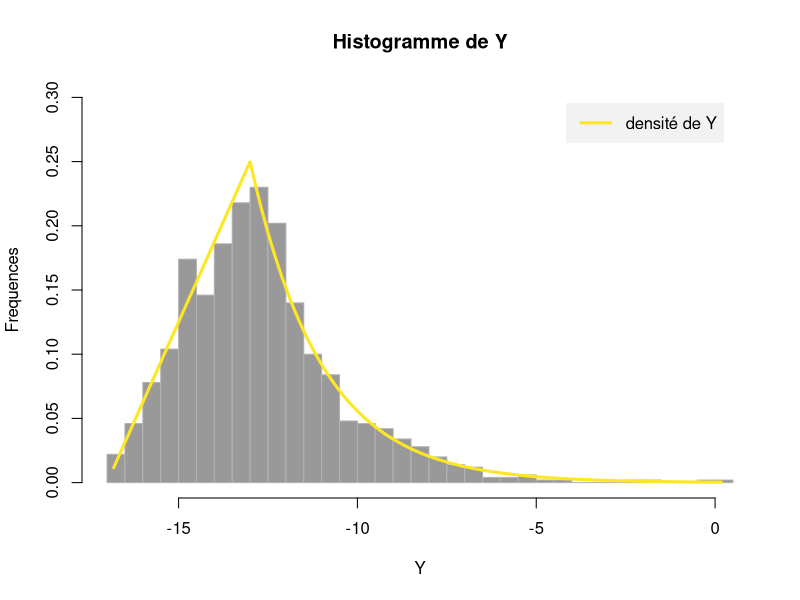
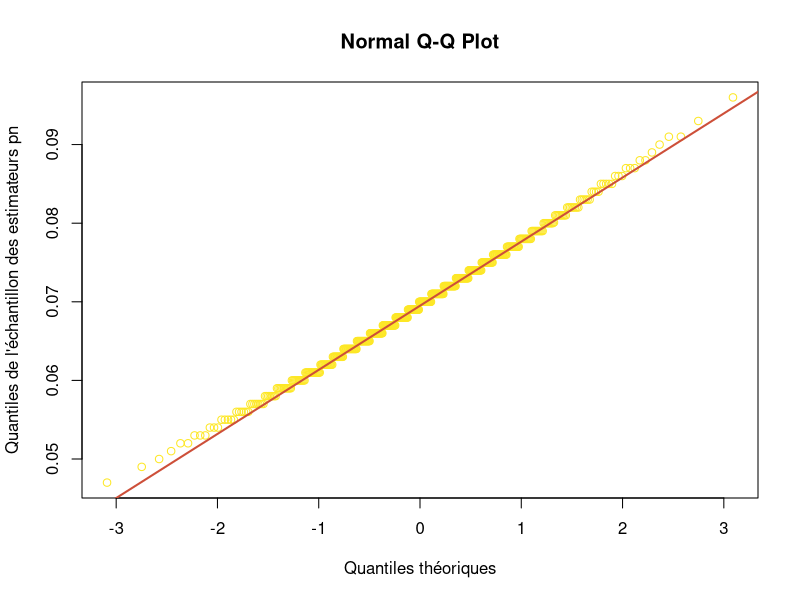
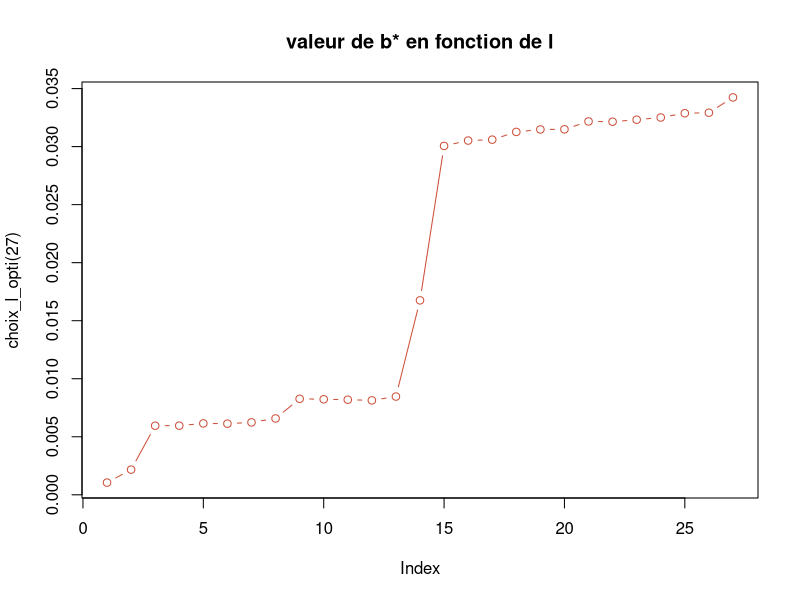
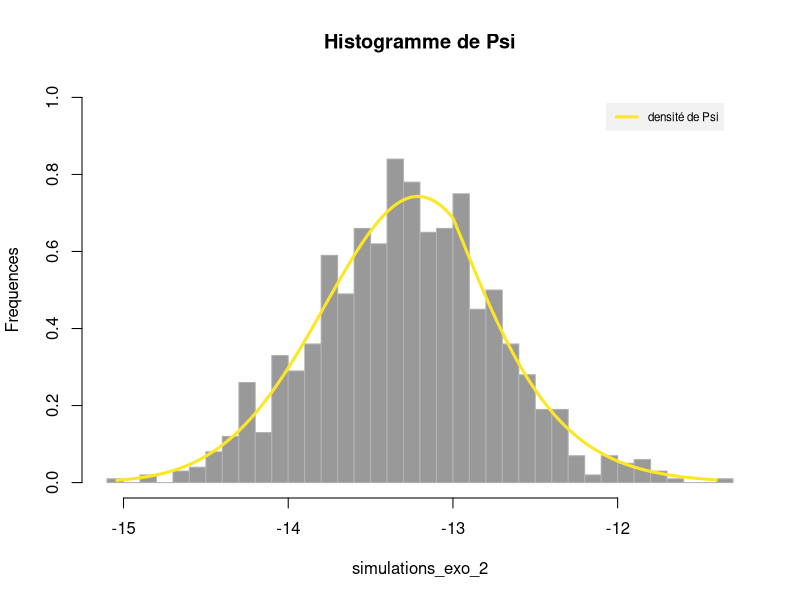

Recreate these plots in R, in order.
# Projet:

rm(list = ls())

# Exercice 1:

# Méthode de Monte Carlo n°1:

# Question 1:

# Soit l'inverse généralisé de la fonction de répartition de Y,

fct_inv_Y <- function(x) {
  return((sqrt(8 * 4 * x) - 17) * (x < (1 / 2)) + (-13 - 2 * log(2 * (1 - x))) * (x > (1 / 2)))
}

# Pour simuler la var Y,

ech_Y <- function(n) {
  return(fct_inv_Y(runif(n)))
}

# Pour simuler X,

ech_X <- function(n) {
  return(rgamma(n, shape = 3, scale = 2))
}

# Pour simuler maintenant Z=(X,Y),

simu <- function(n) {
  return(rbind(ech_X(n), ech_Y(n)))
}

# On pose n=1000.
# On gardera cette affection par la suite, sauf mention contraire explicite.

n <- 1000

# On simule Y et X.

Y <- ech_Y(n)
X <- ech_X(n)

# Question 2:

# On utilise viridisLite pour avoir une représentation graphique plus accessible.
library(viridisLite)
c_pal <- viridis(2)

# On définit la fonction g densité de Y
g <- function(x) {
  return(((x + 17) / 16) * (x > (-17) &
                              x < (-13)) + (exp(-(x + 13) / 2) / 4) * (x > (-13)))
}

par(mfrow = c(1, 1))

# On créé un histogramme pour représenter les réalisations empiriques de Y
hist(
  Y,
  freq = FALSE,
  col = 'grey60',
  border = 'grey70',
  breaks = 30,
  main = 'Histogramme de Y',
  ylim = c(0, 0.3),
  ylab = 'Frequences'
)
# On représente les réalisations théoriques de Y
lines(y <- seq(min(Y), max(Y), 0.01), g(y), col = c_pal[2], lwd = 3)

legend(
  'topright',
  "densité de Y",
  col = c_pal[2],
  lwd = 3,
  box.lty = 0,
  bg = 'gray95',
  inset = .05
)

#Question 3:

# On définit la fonction h utilisée dans l'estimateur MC classique
h <- function(x_1, x_2) {
  return(1 * ((x_1 + x_2) > 0))
}

# Question 4:

# On peut calculer h(X,Y) à partir des réalisations empiriques de X et Y
pn_hat_simu <- function(n) {
  Y <- ech_Y(n)
  X <- ech_X(n)
  return(h(X, Y))
}

pn_hat_ech <- pn_hat_simu(n)
# On peut calculer le résultat de l'estimateur MC classique
pn_hat = mean(pn_hat_ech)

# L'estimateur de Monte Carlo étant sans biais, l'erreur quadratique correspond
# à la variance de l'estimateur

MSE_4 <- var(pn_hat_ech) / n

# Estimateur de la variance de h(X,Y):

estimateur_variance_4 <-
  mean((pn_hat_ech - pn_hat) ** 2) * (n / (n - 1))

# L'intervalle de confiance asymptotique:

Intervalle <-
  pn_hat + c(-1, 1) * qnorm(0.975) * sqrt(estimateur_variance_4 / n)

# Question 5:

# Vérifions si notre estimateur est asymptotiquement normal:

p <- ppoints(500)
# On va simuler 10000 fois l'estimateur pn_hat pour ensuite montrer qu'il suit asymptotiquement une loi normale
echantillon_pn <- colMeans(matrix(pn_hat_simu(1000 * 10000), nrow = 1000))

qqnorm(
  quantile(echantillon_pn, p),
  main = "Normal Q-Q Plot",
  xlab = "Quantiles théoriques",
  ylab = "Quantiles de l'échantillon des estimateurs pn",
  col = c_pal[2]
)
qqline(echantillon_pn, col = 'tomato3', lwd = 2)

# Comme nous pouvons le voir, les points sont alignés sur le graphique, donc notre estimateur est asymptotiquement normal.

# Question 7:

# On peut définir la fonction h associée à l'estimateur MC de la question 6
h_7 <- function(n) {
  return(1 - pgamma(-ech_Y(n), shape = 3, scale = 2))
}

h_tilde <- function(x) {
  return(1 - pgamma(-x, shape = 3, scale = 2))
}

# On calcule le résultat de ce nouvel estimateur MC
ech_7 <- h_7(n)
delta_n_hat <- mean(ech_7)

# Erreur quadratique moyenne:
# L'estimateur étant non biaisé, cette dernière est égale à la variance
MSE_7 <- var(ech_7) / n

# Estimateur de la variance:

estimateur_variance_7 <-
  mean((ech_7 - delta_n_hat) ** 2) * (n / (n - 1))

# Intervalle de confiance asymptotique de niveau 95%:

Intervalle_7 <-
  delta_n_hat + c(-1, 1) * qnorm(0.975) * sqrt(estimateur_variance_7 / n)

# cMéthode de Monte carlo n°2:

# Question 10

# On implémente une fonction qui renvoie l'échantillon permettant de créer
# ensuite l'estimateur de la variable antithétique associé à la fonction A

A <- function(x) {
  return(1 - x)
}

ech_h_antithetique <- function(n) {
  u <- runif(n)
  return((h_7(fct_inv_Y(u)) + h_7(fct_inv_Y(A(
    u
  )))) / 2)
}

ech_h_ant <- ech_h_antithetique(n)

# Résultat de l'estimateur MC de la variable antithétique
delta_A_n_hat <- mean(ech_h_ant)

# Erreur quadratique moyenne associée à ce nouvel estimateur
MSE_anthitetique <- var(ech_h_ant) / n

# Estimateur de la variance:
estimateur_variance_anth <-
  mean((ech_h_ant - delta_A_n_hat) ** 2) * (n / (n - 1))

# Intervalle de confiance associé à ce nouvel estimateur
Intervalle_10 <-
  delta_A_n_hat + c(-1, 1) * qnorm(0.975) * sqrt(estimateur_variance_anth /
                                                   n)

#Méthode de Monte Carlo n°3:

# Question 11
# On commence par regarder quelle corrélation au carré est la plus proche de 1:

q_epsilon <- qgamma(0.6, shape = 3, scale = 2)

h_0_2 <- function(x) {
  return(1 * (x > -q_epsilon))
}

cor_1 <- cor(h_7(Y), Y) ** 2 #h_0_1 est la fonction identité
cor_2 <- cor(h_7(Y), h_0_2(Y)) ** 2

# On observe qu'il s'agit de cor_1: on utilise donc la fonction h_0_1, qui
# est la fonction identité

# Question 12:

# Pour déterminer le coefficient optimal b*, on utilise la stratégie n°1 du cours.

# On commence par choisir pour quel l on implémente la stratégie.
# Pour cela, on regarde à partir de quelle valeur de l b_hat défini dans le cours stagne.


choix_l_opti <- function(k) {
  y <- ech_Y(k)
  return(cumsum((y + (38 / 3)) * (h_tilde(y) - mean(h_tilde(
    y
  )))) / (sum((y + (
    38 / 3
  )) * (y + (
    38 / 3
  )))))
}

plot(choix_l_opti(27),
     col = 'tomato3',
     type = 'b',
     main = 'valeur de b* en fonction de l')

ech_h_controle <- function(n, l = 16) {
  y <- ech_Y(n)
  h <- h_tilde(y)
  b_l_opti_hat <-
    sum((y[1:l] + (38 / 3)) * (h[1:l] - mean(h[1:l]))) / (sum((y[1:l] + (38 /
                                                                           3)) * (y[1:l] + (38 / 3))))
  return(h[n - l:n] - b_l_opti_hat * (y[n - l:n] + (38 / 3)))
}

ech_h_cont <- ech_h_controle(n)

# Résultat de l'estimateur MC de la variable de contrôle
delta_cont_n_hat <- mean(ech_h_cont)

# Erreur quadratique moyenne associée à cet estimateur sans biais
MSE_cont <- var(ech_h_cont) / n

# Estimateur de la variance:
estimateur_variance_cont <-
  mean((ech_h_cont - delta_cont_n_hat) ** 2) * (n / (n - 1))

# Intervalle de confiance associé à cet estimateur de la variable de contrôle
Intervalle_12 <-
  delta_cont_n_hat + c(-1, 1) * qnorm(0.975) * sqrt(estimateur_variance_cont /
                                                      n)

# Question 17:

ech_h_17 <- function(n) {
  sample <- ech_Y(n)
  a <- exp((q_epsilon - 13) / 2)
  sigma <-
    matrix(c(
      47 / 9,
      a - q_epsilon * a / 2,
      a - q_epsilon * a / 2,
      a / 2 - exp(q_epsilon - 13) / 4
    ), nrow = 2)
  fdr <- pgamma(-sample, scale = 2, shape = 3)
  C <- c(cov(fdr, sample), cov(fdr, 1 * (sample > q_epsilon)))
  beta_opti <- solve(sigma) %*% C
  return(1 - fdr - beta_opti[1] * (sample + 38 / 3) - beta_opti[2] *
           (h_0_2(sample) - a / 2))
}

ech_h_question_17 <- ech_h_17(n)

# Résultat de l'estimateur MC de la question 16
delta_n_beta_hat <- mean(ech_h_question_17)

MSE_beta <-
  var(ech_h_question_17) / n

# Estimateur de la variance:
estimateur_variance_17 <-
  mean((ech_h_question_17 - delta_n_beta_hat) ** 2) * (n / (n - 1))

Intervalle_17 <-
  delta_n_beta_hat + c(-1, 1) * qnorm(0.975) * sqrt(estimateur_variance_17 /
                                                      n)

# Question 20:
ech_h_18 <- function(n) {
  k <- 1:n
  return(h_7(fct_inv_Y((k - 1 + runif(
    n
  )) / n)))
}

ech_h_question_18 <- ech_h_18(n)
delta_n_hat_18 <- mean(ech_h_question_18)
MSE_18 <- var(ech_h_question_18) / n
estimateur_variance_18 <-
  mean((ech_h_question_18 - delta_n_hat_18) ** 2) * (n / (n - 1))

Intervalle_18 <-
  delta_n_hat_18 + c(-1, 1) * qnorm(0.975) * sqrt(estimateur_variance_18 /
                                                    n)

# Question 21:

# On calcule ici le coût pour construire chaque échantillon des différentes méthodes,
# car il suffit ensuite de déterminer la moyenne de chaque échantillon pour avoir ensuite
# l'estimateur associé, donc le coût restant pour déterminer chaque estimateur est identique
# et ne va donc pas modifier les efficacités relatives si on les comptabilise.

library(microbenchmark)
microbenchmark(pn_hat_simu(n),
               h_7(n),
               ech_h_antithetique(n),
               ech_h_controle(n),
               ech_h_17(n))

c_pn <- mean(microbenchmark(pn_hat_simu(n))$time)
c_7 <- mean(microbenchmark(h_7(n))$time)
c_anth <- mean(microbenchmark(ech_h_antithetique(n))$time)
c_cont <- mean(microbenchmark(ech_h_controle(n))$time)
c_17 <- mean(microbenchmark(ech_h_17(n))$time)
c_18 <- mean(microbenchmark(ech_h_18(n))$time)

outer(
  c(
    c_pn * estimateur_variance_4,
    c_7 * estimateur_variance_7,
    c_anth * estimateur_variance_anth,
    c_cont * estimateur_variance_cont,
    c_17 * estimateur_variance_17,
    c_18 * estimateur_variance_18
  ),
  c(
    c_pn * estimateur_variance_4,
    c_7 * estimateur_variance_7,
    c_anth * estimateur_variance_anth,
    c_cont * estimateur_variance_cont,
    c_17 * estimateur_variance_17,
    c_18 * estimateur_variance_18
  ),
  '/'
)

# Exercice 2

# On a la densité de psi
psi <- function(x, m, k) {
  return((factorial(m) / (factorial(k - 1) * factorial(m - k))) * G(x) ^ (k -
                                                                            1) * (1 - G(x)) ^ (m - k) * g(x))
}

# On a la fonction de répartition G de l'exercice 1
G <- function(x) {
  return((x > (-17) &
            x < (-13)) * ((1 / 16) * (x / sqrt(2) + 17 / sqrt(2)) ^ 2) + (x >= (-13)) *
           (1 - (1 / 2) * exp((-x - 13) / 2)))
}

# On peut mettre en place un algorithme du rejet pour simuler des réalisations suivant Psi
simulation_rejet_psi <- function(n, m, k) {
  ech <- c()
  while (length(ech) < n) {
    u <- runif(n)
    y <- ech_Y(n)
    ech <-
      c(ech, y[u < ((m - 1) / (k - 1)) ^ (k - 1) * ((m - 1) / (m - k)) ^ (m -
                                                                            k) * G(y) ^ (k - 1) * (1 - G(y)) ^ (m - k)])
  }
  return(ech[1:n])
}

# Question 2
# On définit un échantillon de référence pour la représentation graphique
simulations_exo_2 <- simulation_rejet_psi(1000, 15, 7)

# On représente les réalisations empiriques de notre algorithme du rejet
hist(
  simulations_exo_2,
  freq = FALSE,
  col = 'grey60',
  border = 'grey70',
  breaks = 30,
  main = 'Histogramme de Psi',
  ylim = c(0, 1),
  ylab = 'Frequences'
)

# On représente les réalisations théoriques de Psi
lines(y <-
        seq(min(simulations_exo_2), max(simulations_exo_2), 0.01),
      psi(y, 15, 7),
      col = c_pal[2],
      lwd = 3)

legend(
  'topright',
  "densité de Psi",
  col = c_pal[2],
  lwd = 3,
  box.lty = 0,
  bg = 'gray95',
  inset = .05,
  cex = 0.7
)

